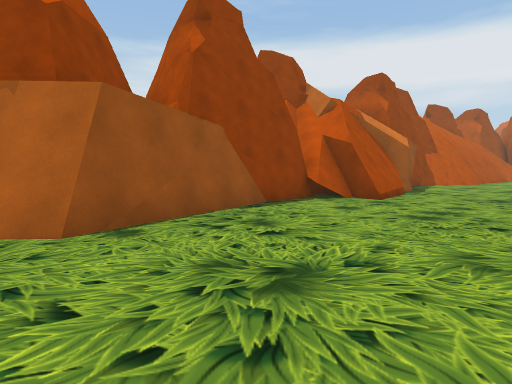
view 1 (above)

20 first-person views from a walk through a scene from a Unity 3-D project. The camera is 1.4 m above the floor, tilts 4° down and sees 75° across. The floor is counted in squares, 2 m on a side. Each view is taken from the middle of a square. On the plan, view 1 faces up. The plan holds only what a view shows up to about 10 squares ahead; the rest is blank. The place goes on beyond the plan. Some surface patterns are stand-ins.

view 2
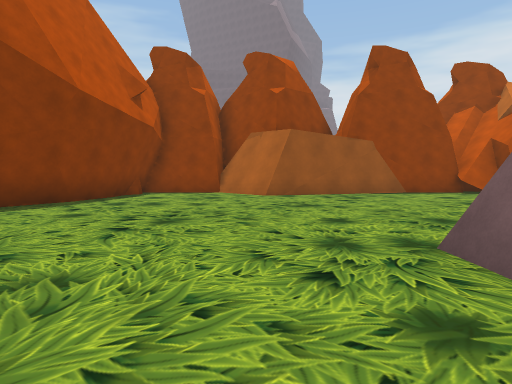

view 3
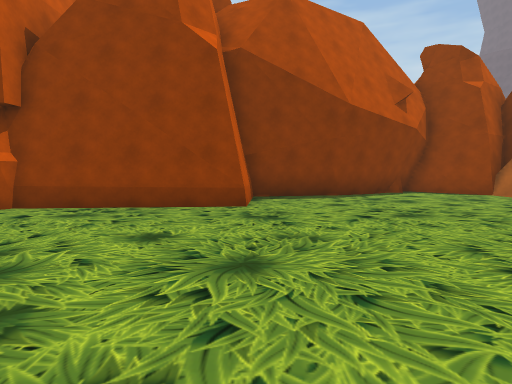

view 4
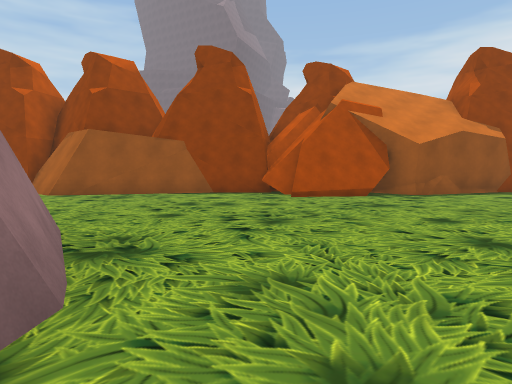

view 5
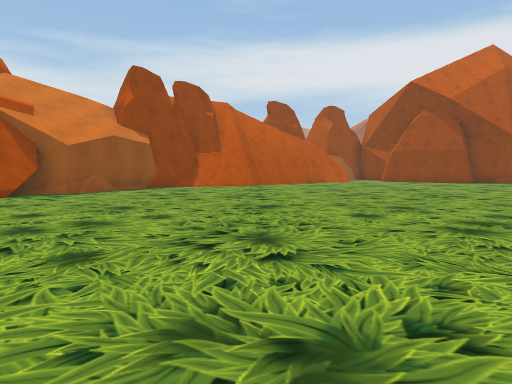

view 6
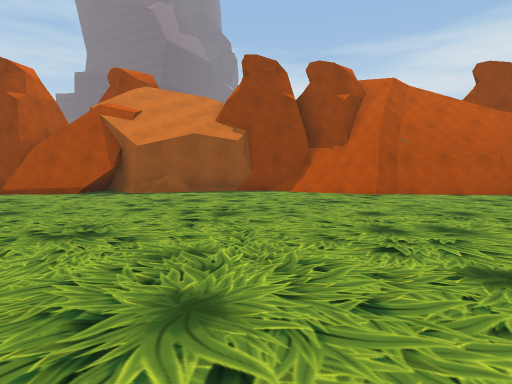

view 7
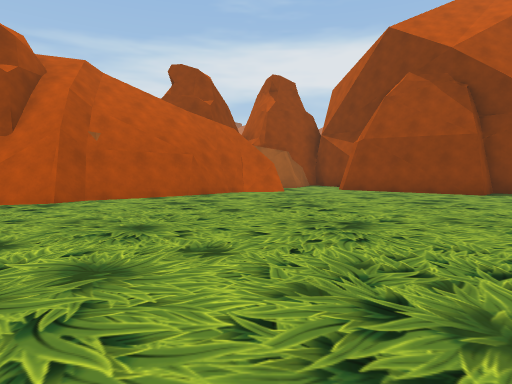

view 8
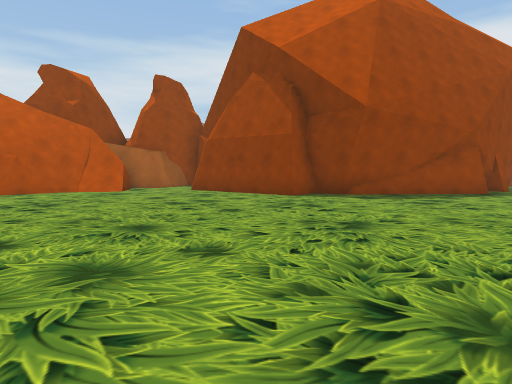

view 9
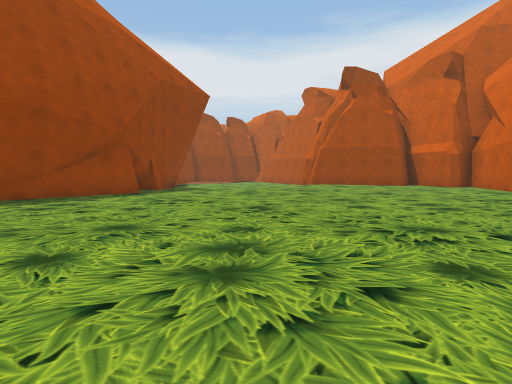

view 10
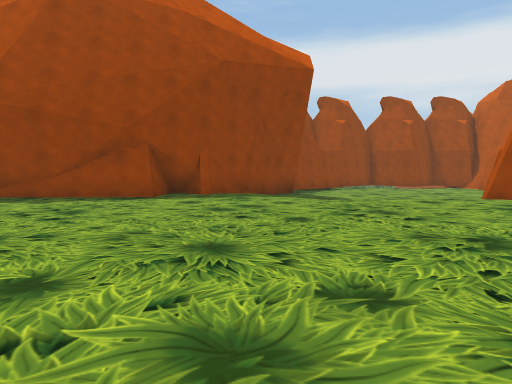

view 11
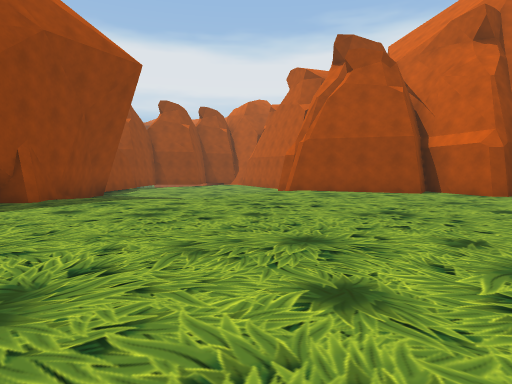

view 12
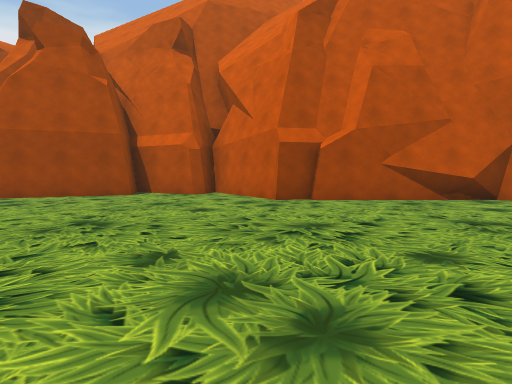

view 13
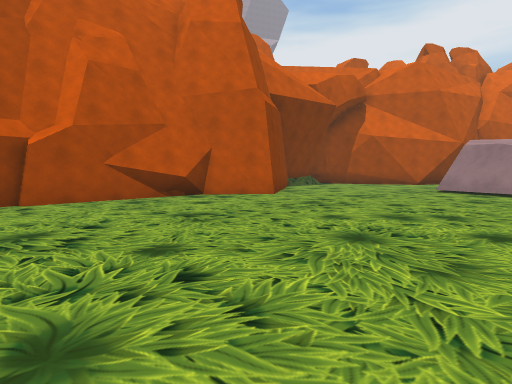

view 14
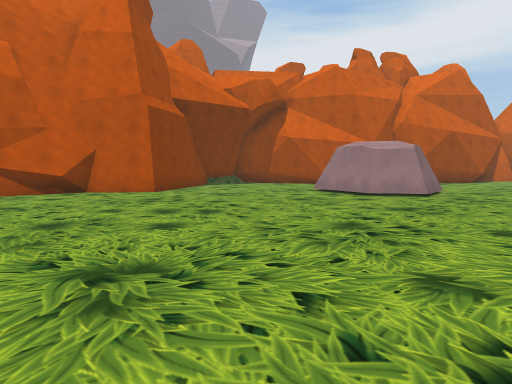

view 15
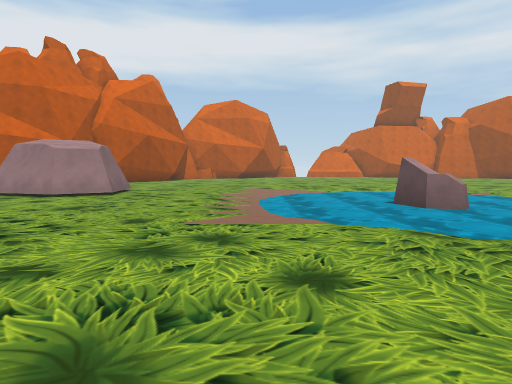

view 16
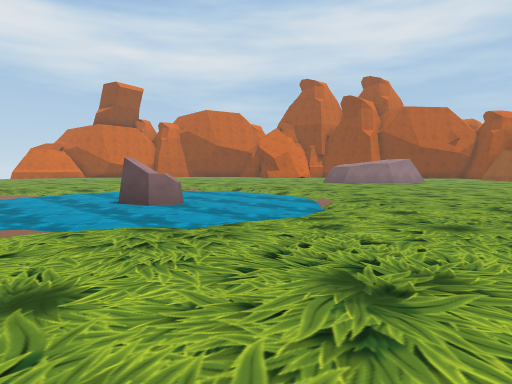

view 17
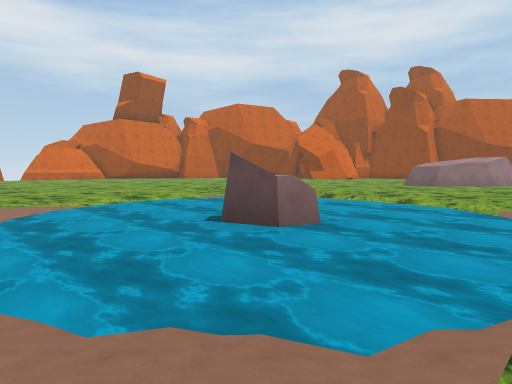

view 18
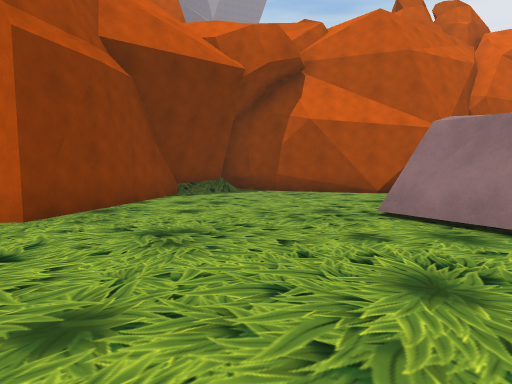

view 19
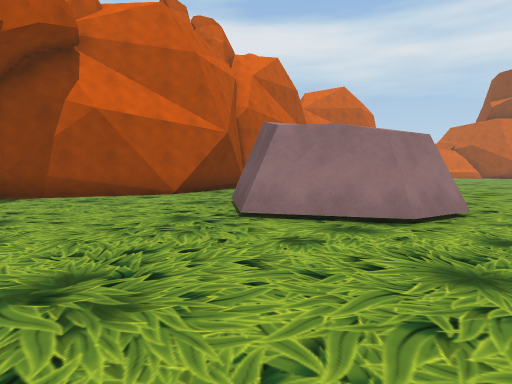

view 20
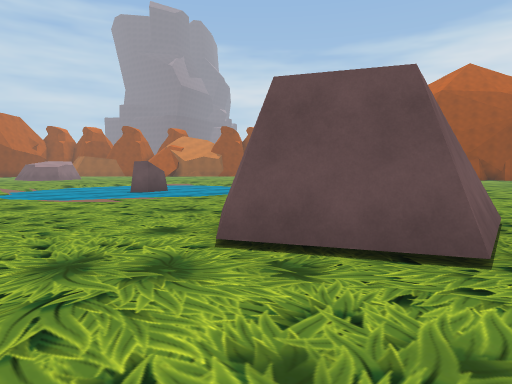

### Floor plan
Key: @ floor where view 1 was taken; # wall or solid block; . main floor; - floor 0.25 m lower than the main floor; / step, stairs or slope; = window, fence, low wall or low ledge; ~ water the walk can cross; ≈ water the walk keeps out of; O other object.
Columns run from 5 left of view 1 to 36 right of it. Each row starts with its distance up from view 1.
 19                                ##/
 18                  ##....####  ###..//   #
 17                 ##.......#####....../..#
 16              # ##......................##
 15              ###........................#
 14            ##=..........................##
 13           ##.............................#
 12           #..............................#
 11          ##..............................#
 10         ##.............................###
  9       ####............ ................#
  8      ####............  ................#
  7     ##.................................#
  6     #..................................#
  5    ##................//................#
  4 ####................/~~~~/............##
  3 ##................./~~≈≈≈~/...........#
  2 #........//......../~≈≈≈≈≈~/..........##
  1 #........###.. ....~≈≈OO≈≈~/...........##
  0 ##...@...#       ..~≈≈ OO≈≈-............#
 -1  #........        .~≈≈  ≈≈≈/...####.....#
 -2  ##.......         /≈≈≈≈≈≈~/...####.....#
 -3   ##.......          ~≈≈≈~/.....###.....#
 -4    ##.....           /~~~/.......#....###
 -5     #....             ..............###
 -6     #...               ......  .....#

Where each view was taken, in squares from view 1:
view 1: 0 up, 0 right, facing up
view 2: 3 down, 4 right, facing up-left
view 3: 3 down, 5 right, facing left
view 4: 1 up, 8 right, facing up-left
view 5: 1 up, 10 right, facing up
view 6: 6 up, 14 right, facing up-left
view 7: 8 up, 14 right, facing up
view 8: 8 up, 19 right, facing up
view 9: 8 up, 21 right, facing up-right
view 10: 9 up, 28 right, facing up
view 11: 10 up, 25 right, facing up-right
view 12: 10 up, 26 right, facing right
view 13: 10 up, 26 right, facing down-right
view 14: 8 up, 23 right, facing down-right
view 15: 8 up, 22 right, facing down
view 16: 8 up, 22 right, facing down-left
view 17: 4 up, 22 right, facing down-left
view 18: 4 up, 27 right, facing down-right
view 19: 4 up, 29 right, facing down
view 20: 6 down, 30 right, facing up-left
